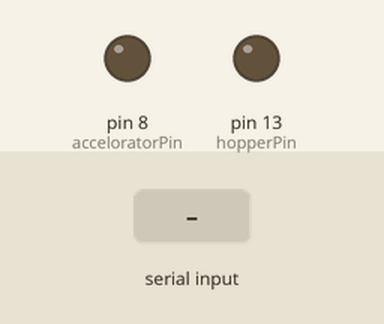
This sketch was run on a simulated Arduino Uno, built with avr-gcc and run on an emulated ATmega328P. On the bench: output pins drawn as LEDs (lit = HIGH). The inputs (shaded band) are chosen by the test bench.

Above: at 1.2 s.
1.3 s: "FIRE\n" received over Serial
At 1.9 s:
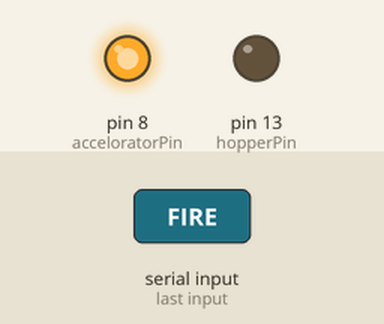
At 2.4 s:
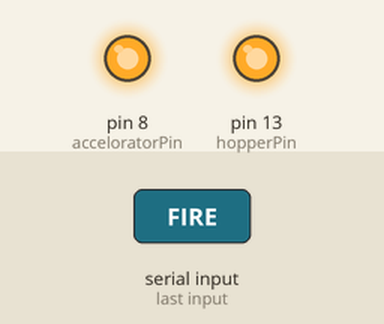
Timing chart, 0 to 4.3 s (numbered marks = the images above; inputs shaded):
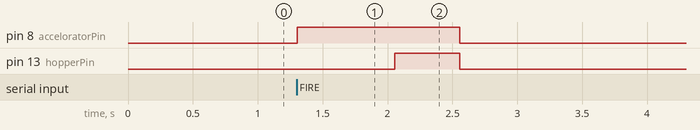

Measured:
- after the input at 1.3 s, pin 8 (acceloratorPin): LOW → HIGH at once, → LOW 1.3 s later; pin 13 (hopperPin): LOW → HIGH after 0.76 s, → LOW 0.50 s later

The sketch:

arduinotrigger.ino
```cpp
int acceloratorPin = 8;
int hopperPin = 13;

void setup()
{
     pinMode(acceloratorPin, OUTPUT);
     pinMode(hopperPin, OUTPUT);
     Serial.begin(9600);
}

void loop()
{
    if (Serial.available() > 0) {
      String data = Serial.readStringUntil('\n');
      if(data.equals("FIRE")){
        fire();
      }
      if(data.equals("FAKE")){
        fake();
      }
    }
}

void fire(){
     digitalWrite(acceloratorPin, HIGH);
     delay(750);
     digitalWrite(hopperPin, HIGH);
     delay(500);
     digitalWrite(acceloratorPin, LOW);
     digitalWrite(hopperPin, LOW);
}

void fake() {
     digitalWrite(acceloratorPin, HIGH);
     delay(750);
     digitalWrite(acceloratorPin, LOW);
}
```
